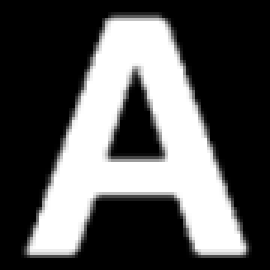
#> input picture models_data/train/A/A_0067_zoom_1.578_augmented.png, 90 x 90 px, found by its file name (shown 3 times larger); its folder holds 2 pictures in this run
$ python flip_tiles.py
#> lines starting #> are read from the running program, lines starting #| are printed output that depends on the picture; pictures that were not available may be replaced by others from this repository, and a replacement may not be noted
#> further down, image is the input picture: shape (90, 90, 3); min 0, max 255, mean 86.2
import os, cv2

TRAIN_LOC = '../../models_data/train'

dir_path = '../../models_data/tiles_raw'
# [12 lines of commented-out code are left out]

def zoom_at(img, zoom=1, angle=0, coord=None):
   cy, cx = [ i/2 for i in img.shape[:-1] ] if coord is None else coord[::-1]

   rot_mat = cv2.getRotationMatrix2D((cx,cy), angle, zoom)
   result = cv2.warpAffine(img, rot_mat, img.shape[1::-1], flags=cv2.INTER_LINEAR)

   return result

def zoom_at2(img, zoom=1.0):
#> called with zoom = 1.4
   h, w = img.shape[:2]
#> h = 90; w = 90
   # Compute crop size
   new_h, new_w = int(h / zoom), int(w / zoom)
#> new_h = 64; new_w = 64
   y1 = (h - new_h) // 2
#> y1 = 13
   x1 = (w - new_w) // 2
#> x1 = 13
   cropped = img[y1:y1+new_h, x1:x1+new_w]
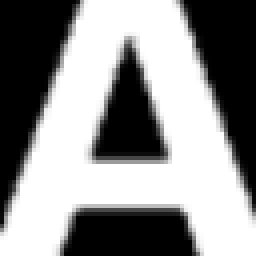
#> cropped: shape (64, 64, 3) (shown 4 times larger); min 0, max 255, mean 142.3
   return cv2.resize(cropped, (w, h), interpolation=cv2.INTER_LINEAR)
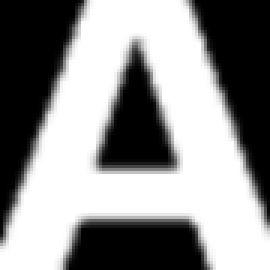
#> returned value: shape (90, 90, 3) (shown 3 times larger); min 0, max 255, mean 142.3

letter = 'W'
ws = os.listdir(f'../../models_data/train/{letter}')
imp = os.path.join(os.path.abspath(f'../../models_data/train/{letter}'), ws[0])
image = cv2.imread(imp)

cv2.imshow('reg', image)
cv2.waitKey(0)
cv2.destroyAllWindows()

zoom = zoom_at2(image, zoom=1.4)

cv2.imshow('zoom', zoom)
cv2.waitKey(0)
cv2.destroyAllWindows()

$ run again, on models_data/train/C/C_0114_augmented.png
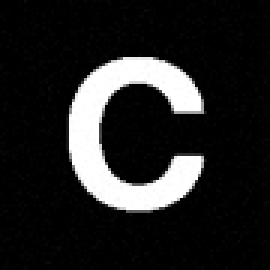
#> input picture models_data/train/C/C_0114_augmented.png, 90 x 90 px, found by its file name (shown 3 times larger)
#> image is the input picture: shape (90, 90, 3); min 0, max 255, mean 35.2
#> in zoom_at2, `cropped = img[y1:y1+new_h, x1:x1+new_w]`:
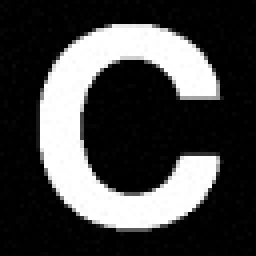
#> cropped: shape (64, 64, 3) (shown 4 times larger); min 0, max 255, mean 68.7
#> in zoom_at2, `return cv2.resize(cropped, (w, h), interpolation=cv2.INTER_LINEAR)`:
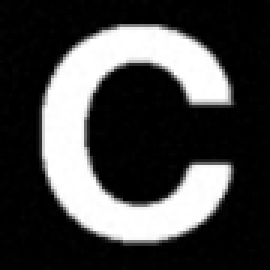
#> returned value: shape (90, 90, 3) (shown 3 times larger); min 0, max 255, mean 68.7

$ run again, on models_data/train/D/D_0097_augmented.png
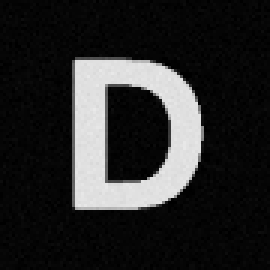
#> input picture models_data/train/D/D_0097_augmented.png, 90 x 90 px, found by its file name (shown 3 times larger)
#> image is the input picture: shape (90, 90, 3); min 0, max 233, mean 40.6
#> in zoom_at2, `cropped = img[y1:y1+new_h, x1:x1+new_w]`:
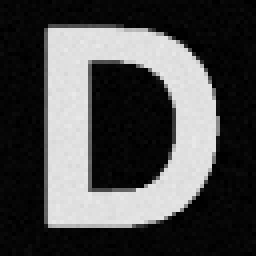
#> cropped: shape (64, 64, 3) (shown 4 times larger); min 0, max 233, mean 75.3
#> in zoom_at2, `return cv2.resize(cropped, (w, h), interpolation=cv2.INTER_LINEAR)`:
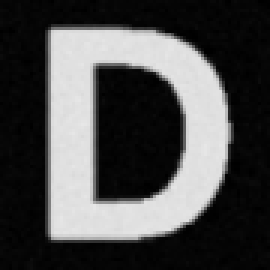
#> returned value: shape (90, 90, 3) (shown 3 times larger); min 0, max 231, mean 75.3
